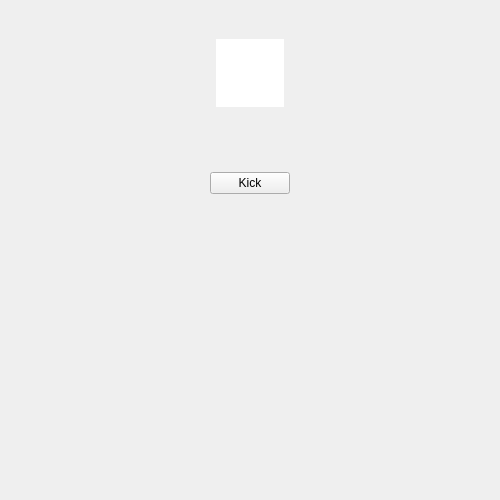
<?xml version="1.0" encoding="UTF-8"?>
<ui version="4.0">
 <class>DeviceTabWidget</class>
 <widget class="QWidget" name="DeviceTabWidget">
  <property name="geometry">
   <rect>
    <x>0</x>
    <y>0</y>
    <width>500</width>
    <height>500</height>
   </rect>
  </property>
  <layout class="QVBoxLayout">
   <item>
    <widget class="QLabel" name="statusLabel">
     <property name="text">
      <string/>
     </property>
     <property name="alignment">
      <set>Qt::AlignCenter</set>
     </property>
    </widget>
   </item>
   <item>
    <widget class="QWidget" name="contentWidget" native="true">
     <layout class="QVBoxLayout" name="contentLayout">
      <item alignment="Qt::AlignHCenter">
       <widget class="QTableWidget" name="contentTable">
        <property name="sizePolicy">
         <sizepolicy hsizetype="Maximum" vsizetype="Maximum">
          <horstretch>0</horstretch>
          <verstretch>0</verstretch>
         </sizepolicy>
        </property>
        <property name="focusPolicy">
         <enum>Qt::NoFocus</enum>
        </property>
        <property name="frameShape">
         <enum>QFrame::NoFrame</enum>
        </property>
        <property name="verticalScrollBarPolicy">
         <enum>Qt::ScrollBarAlwaysOff</enum>
        </property>
        <property name="horizontalScrollBarPolicy">
         <enum>Qt::ScrollBarAlwaysOff</enum>
        </property>
        <property name="sizeAdjustPolicy">
         <enum>QAbstractScrollArea::AdjustToContents</enum>
        </property>
        <property name="autoScroll">
         <bool>false</bool>
        </property>
        <property name="editTriggers">
         <set>QAbstractItemView::NoEditTriggers</set>
        </property>
        <property name="tabKeyNavigation">
         <bool>false</bool>
        </property>
        <property name="showDropIndicator" stdset="0">
         <bool>false</bool>
        </property>
        <property name="selectionMode">
         <enum>QAbstractItemView::NoSelection</enum>
        </property>
        <property name="cornerButtonEnabled">
         <bool>false</bool>
        </property>
        <attribute name="horizontalHeaderVisible">
         <bool>false</bool>
        </attribute>
        <attribute name="verticalHeaderVisible">
         <bool>false</bool>
        </attribute>
       </widget>
      </item>
      <item>
       <spacer name="spacer_2">
        <property name="orientation">
         <enum>Qt::Vertical</enum>
        </property>
        <property name="sizeType">
         <enum>QSizePolicy::Fixed</enum>
        </property>
        <property name="sizeHint" stdset="0">
         <size>
          <width>20</width>
          <height>60</height>
         </size>
        </property>
       </spacer>
      </item>
      <item alignment="Qt::AlignHCenter">
       <widget class="QPushButton" name="kickButton">
        <property name="sizePolicy">
         <sizepolicy hsizetype="Fixed" vsizetype="Fixed">
          <horstretch>0</horstretch>
          <verstretch>0</verstretch>
         </sizepolicy>
        </property>
        <property name="text">
         <string>Kick</string>
        </property>
       </widget>
      </item>
      <item>
       <spacer name="spacer">
        <property name="orientation">
         <enum>Qt::Vertical</enum>
        </property>
        <property name="sizeType">
         <enum>QSizePolicy::Expanding</enum>
        </property>
        <property name="sizeHint" stdset="0">
         <size>
          <width>20</width>
          <height>0</height>
         </size>
        </property>
       </spacer>
      </item>
     </layout>
    </widget>
   </item>
  </layout>
 </widget>
 <layoutdefault spacing="5" margin="10"/>
 <resources/>
 <connections/>
</ui>
